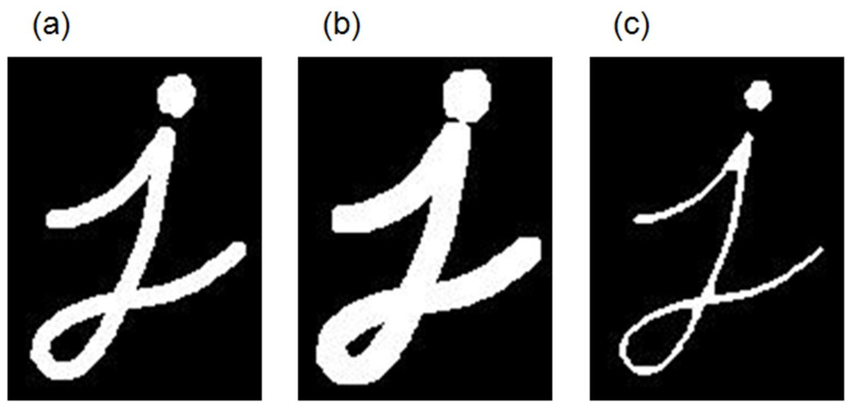
#> input picture 3.png, 850 x 404 px
$ jupyter execute --allow-errors morfology.ipynb
#> lines starting #> are read from the running program, lines starting #| are printed output that depends on the picture; after the words box and inside, x2 and y2 are one past the last pixel; in counts of white or black regions, pixels touching at a corner belong together
[cell 1]
import cv2
import numpy as np

[cell 2]
img = cv2.imread('3.png', 0)
#> img: shape (404, 850); min 0, max 255, mean 89.7
ret,th1 = cv2.threshold(img,127,255,cv2.THRESH_BINARY)
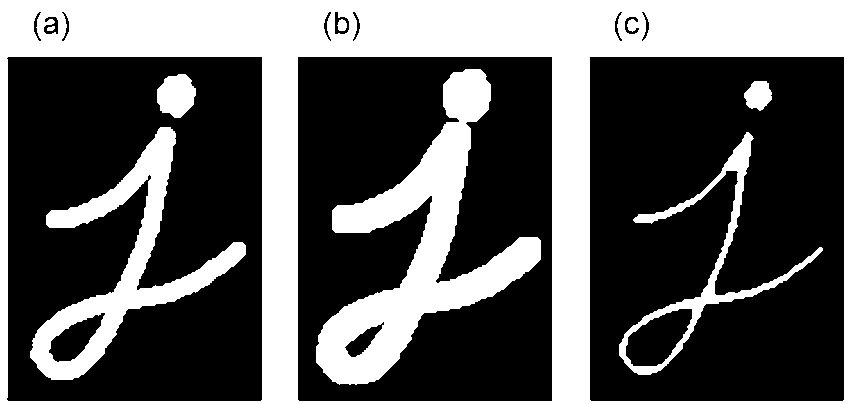
#> th1: shape (404, 850); 35.2% white; 8 white regions, largest, box (x1, y1, x2, y2) and area: (0, 0, 850, 404) 80358, (316, 69, 541, 385) 21632, (30, 127, 246, 380) 12170
th1 = th1/255
#> (the rest of this cell did not finish here and is left out)
